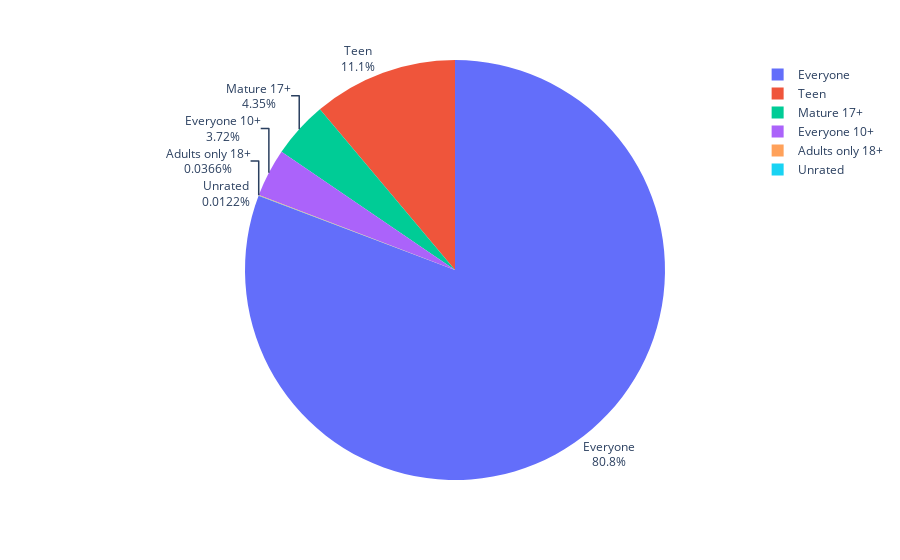

Source (notebook cell):
### Markdown cell above
# Plotly Pie and Donut Charts - Visualise Categorical Data: Content Ratings

### Code cell
fig = px.pie(labels=ratings.index, values=ratings.values, names=ratings.index)

fig.update_traces(textposition='outside', textinfo='percent+label')
fig.show()

### Figure 1 — Plotly figure (JSON) as saved in the notebook; plotly's stock layout.template omitted (floating-point values rounded to 4 significant figures)
{"data": [{"domain": {"x": [0, 1], "y": [0, 1]}, "hovertemplate": "label=%{label}<br>value=%{value}<extra></extra>", "labels": ["Everyone", "Teen", "Mature 17+", "Everyone 10+", "Adults only 18+", "Unrated"], "legendgroup": "", "name": "", "showlegend": true, "textinfo": "percent+label", "textposition": "outside", "type": "pie", "values": [6621, 912, 357, 305, 3, 1]}], "layout": {"autosize": true, "legend": {"tracegroupgap": 0}, "margin": {"t": 60}}}
